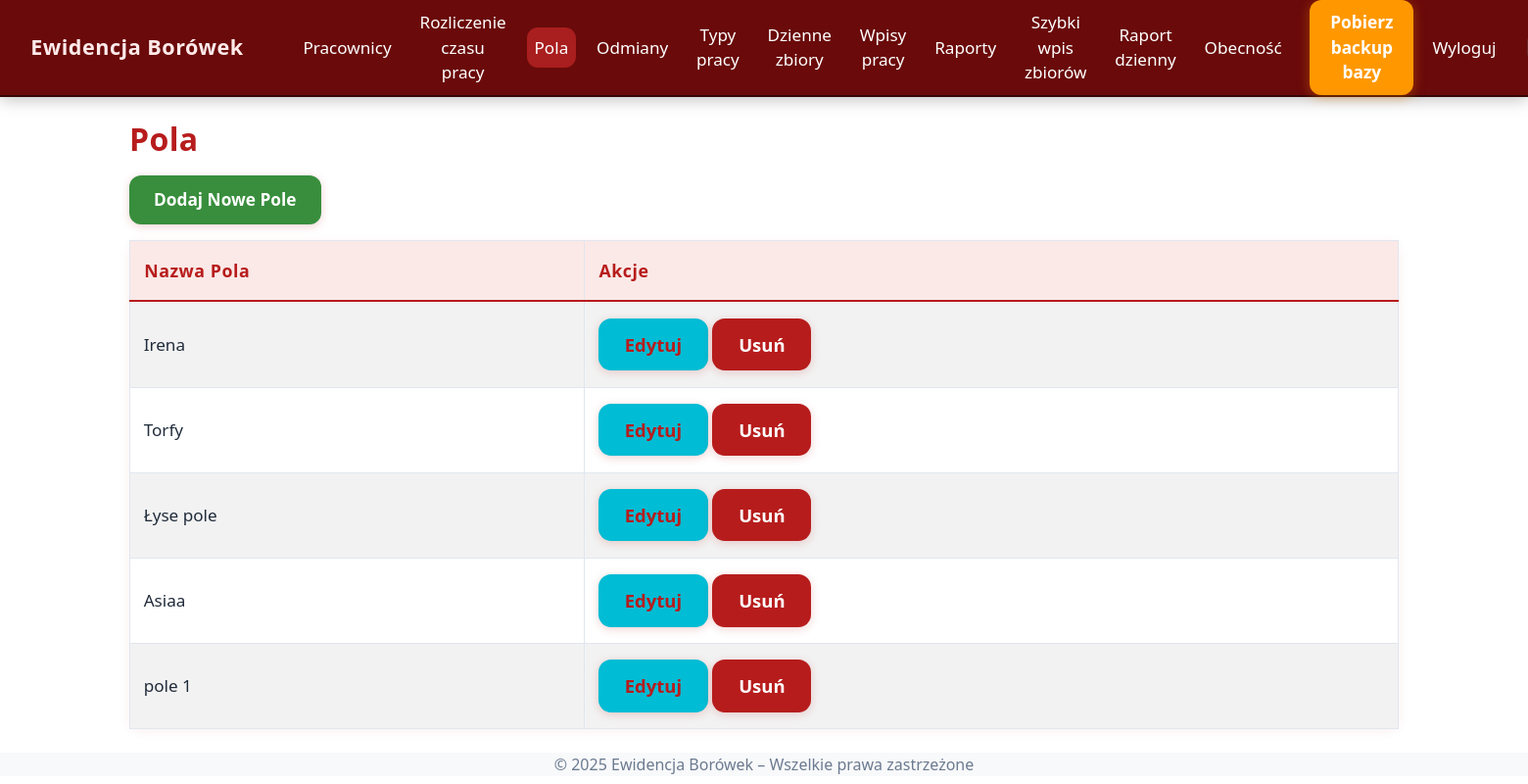
The page /fields (signed in) on the database its author committed.
### models.py (models this page shows)
class Field(db.Model):
    id = db.Column(db.Integer, primary_key=True)
    name = db.Column(db.String(100), nullable=False)

### app.py (the view)
@app.route('/fields')
@login_required
def fields():
    fields = Field.query.all()
    return render_template('fields.html', fields=fields)

### app.py (called while the page is built)
@app.context_processor
def inject_now():
    return {'current_year': datetime.now().year}

@app.context_processor
def inject_now():
    return {'current_year': datetime.now().year}

@login_manager.user_loader
def load_user(user_id):
    return User.query.get(int(user_id))

### templates/fields.html
{% extends "base.html" %}
{% block content %}
<h2>Pola</h2>
<a href="{{ url_for('add_field') }}" class="btn btn-success mb-3">Dodaj Nowe Pole</a>
{% if fields %}
    <table class="table table-striped table-bordered">
        <thead class="thead-dark">
            <tr>
                <th>Nazwa Pola</th>
                <th>Akcje</th>
            </tr>
        </thead>
        <tbody>
            {% for field in fields %}
            <tr>
                <td>{{ field.name }}</td>
                <td>
                    <a href="{{ url_for('edit_field', field_id=field.id) }}" class="btn btn-sm btn-info">Edytuj</a>
                    <form action="{{ url_for('delete_field', field_id=field.id) }}" method="POST" style="display:inline;" onsubmit="return confirm('Czy na pewno chcesz usunąć to pole?');">
                        <button type="submit" class="btn btn-sm btn-danger">Usuń</button>
                    </form>
                </td>
            </tr>
            {% endfor %}
        </tbody>
    </table>
{% else %}
    <p>Brak pól do wyświetlenia.</p>
{% endif %}
{% endblock %}

### static/style.css (style rules this page uses)
body { font-family: 'Segoe UI', Tahoma, Geneva, Verdana, sans-serif; background-color: #f8f9fa; color: #343a40; transition: background 0.3s, color 0.3s; }
:root { --bg: #ffffff; --text: #222222; --navbar: #6a0a0a; --footer: #f8f9fa; --tile: #8D0707; --tile-hover: #ad1d1d; --tile-shadow: 0 4px 24px #0002; --tile-glow: 0 0 12px #d32f2f88; }
body { background: var(--bg); color: var(--text); }

### static/custom.css (style rules this page uses)
body { min-height: 100vh; background: linear-gradient(135deg, #b71c1c 0%, #ff5252 100%); color: #23272f; font-family: 'Segoe UI', 'Arial', sans-serif; }
.table, .table-bordered, .table-striped { background: #fff !important; border-radius: 10px !important; box-shadow: 0 2px 12px #b71c1c11; color: #212c3b !important; border: 1px solid #e1e6ef !important; }
.table th, .table td { border: 1px solid #e1e6ef !important; padding: 0.95em 0.8em !important; vertical-align: middle; font-size: 1.07em; color: #212c3b !important; font-weight: 500; background: #fff !important; }
.table thead th { background: #fbe9e7 !important; color: #b71c1c !important; font-size: 1.11em; font-weight: 700; letter-spacing: 0.03em; border-bottom: 2.5px solid #b71c1c !important; }
.table-striped > tbody > tr:nth-of-type(odd) { background-color: #f6fafd !important; }
h1, h2, h3, h4, h5 { color: #b71c1c; font-weight: 800; letter-spacing: 0.4px; margin-bottom: 1.1rem; text-shadow: 0 2px 10px #fff3; }
.btn, button, .btn-primary, .btn-success, .btn-danger, .btn-info, .btn-secondary { border-radius: 0.7em !important; font-weight: 700; font-size: 1.08em; box-shadow: 0 2px 10px #b71c1c33; border: none !important; transition: background 0.15s, color 0.15s, box-shadow 0.09s; padding: 0.7em 1.45em; }
.btn-primary, .btn-danger { background: #b71c1c; color: #fff !important; }
.btn-success { background: #388e3c; color: #fff !important; }
.btn-info { background: #00bcd4; color: #b71c1c !important; }

### templates/base.html (style rules this page uses)
:root { --bg: #ffffff; --text: #222222; --navbar: #6a0a0a; --footer: #f8f9fa; }
body { background: var(--bg); color: var(--text); transition: background 0.3s, color 0.3s; }

### rows shown on the page
Field: name "Irena"
Field: name "Torfy"
Field: name "Łyse pole"
Field: name "Asiaa"
Field: name "pole 1"
